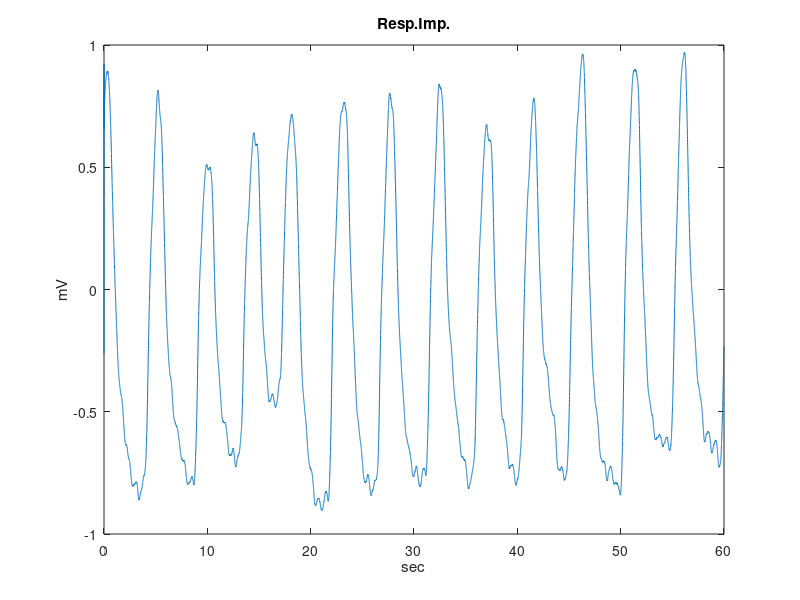
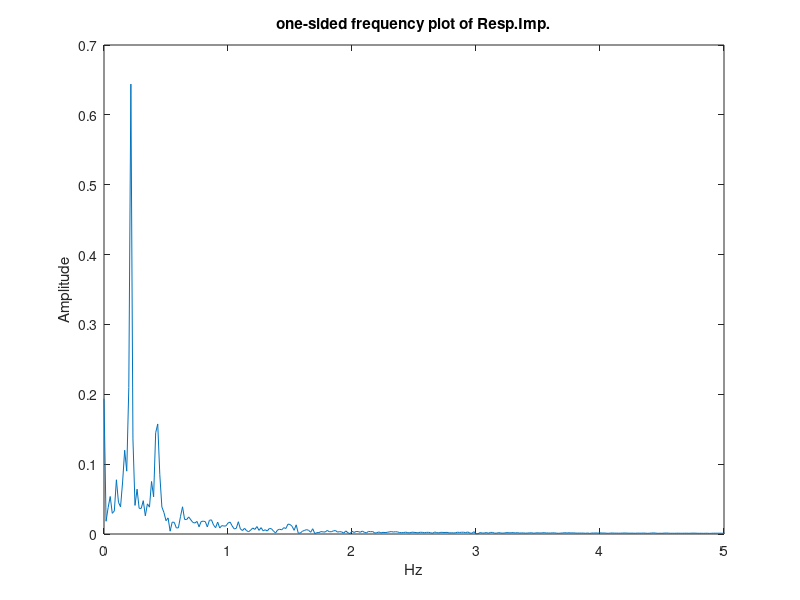
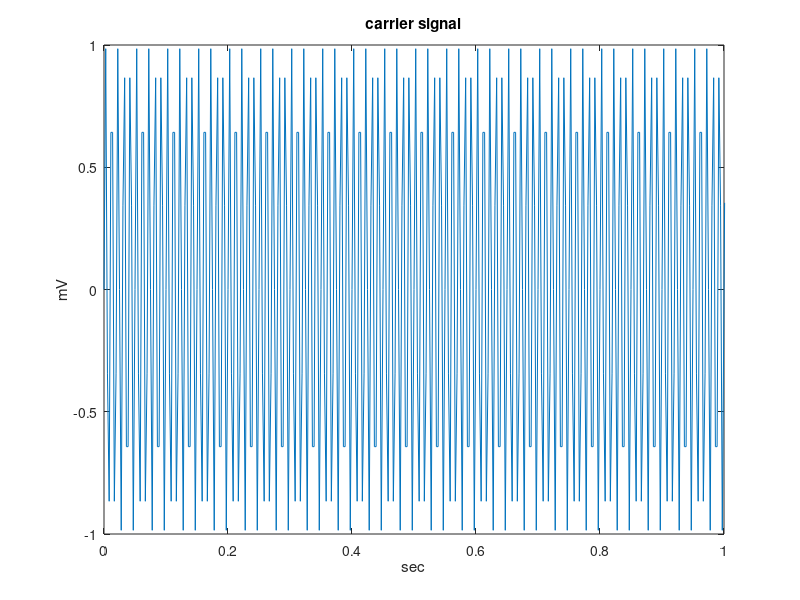
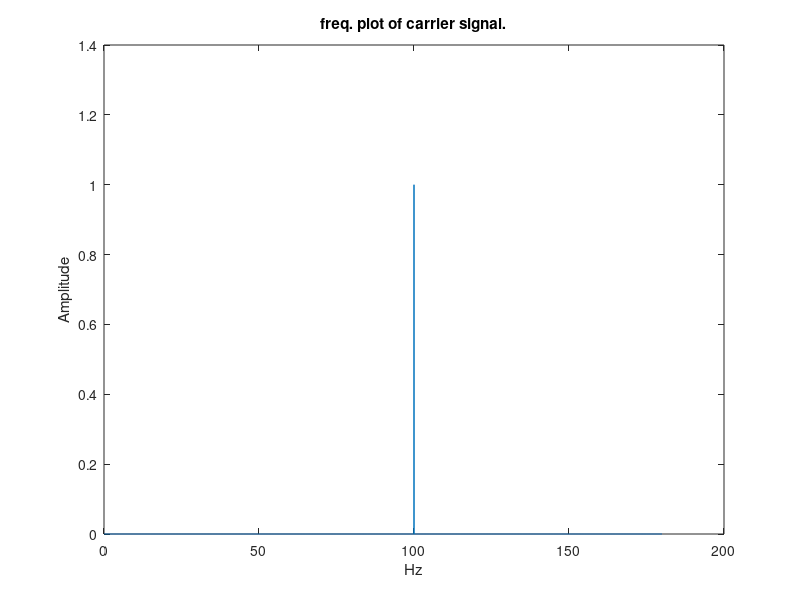

MATLAB code to generate these figures, in order:
%details of recording
load('mgh007m.mat')
sampling_fr = 360
sampling_interval = 1 / sampling_fr
samples = size(val(7, :), 2)
gain = 1000
offset = 0
%%
%creating time axis
X = [0 : sampling_interval : samples / sampling_fr - sampling_interval]
%%
%Correcting signal (gain, offset)
data = val(7, :)
data = data - offset
data = data / gain
%%
%plot
figure
plot(X, data)
title('Resp.Imp.')
xlim([0, 60])
xlabel('sec')
ylabel('mV')
%%
figure
Y = fft(data);
P2 = abs(Y/samples);
P1 = P2(1:samples/2+1);
P1(2:end-1) = 2*P1(2:end-1);

f = sampling_fr*(0:(samples/2))/samples;
plot(f, P1)
title('one-sided frequency plot of Resp.Imp.')
xlabel('Hz')
ylabel('Amplitude')
xlim([0 5])
%%
%define carrier signal
fr_of_carr = 100
phi = 0
C = 1
carr_sig_value = C * sin(2*pi*fr_of_carr*X+phi)
figure
plot(X, carr_sig_value)
title('carrier signal')
xlabel('sec')
ylabel('mV')
xlim([0,1])
%%
%spectrum of carrier signal:
figure
Y = fft(carr_sig_value);
P2 = abs(Y/samples);
P1 = P2(1:samples/2+1);
P1(2:end-1) = 2*P1(2:end-1);

f = sampling_fr*(0:(samples/2))/samples;
plot(f, P1)
title('freq. plot of carrier signal.')
xlabel('Hz')
ylabel('Amplitude')
%xlim([0 10])
%%
%calculating modulated signal: m_left(t)
modulated_signal = (1 + data) .* carr_sig_value
figure
plot(X, modulated_signal)
xlim([0 10])
title('modulated signal')
xlabel('sec')
ylabel('mV')
%%
%spectrum of modulated signal
figure
Y = fft(modulated_signal);
P2 = abs(Y/samples);
P1 = P2(1:samples/2+1);
P1(2:end-1) = 2*P1(2:end-1);

f = sampling_fr*(0:(samples/2))/samples;
plot(f, P1)
title('freq. plot of modulated signal.')
xlabel('Hz')
ylabel('Amplitude')
xlim([99 101])
%%
%subplots
figure
subplot(3, 2, 1)
plot(X, data)
title('Resp.Imp.')
xlim([0, 60])
xlabel('sec')
ylabel('mV')
xlim([0 10])


subplot(3, 2, 2)
Y = fft(data);
P2 = abs(Y/samples);
P1 = P2(1:samples/2+1);
P1(2:end-1) = 2*P1(2:end-1);

f = sampling_fr*(0:(samples/2))/samples;
plot(f, P1)
title('one-sided frequency plot of Resp.Imp.')
xlabel('Hz')
ylabel('Amplitude')
xlim([0 2])



subplot(3,2,3)
fr_of_carr = 100
phi = 0
C = 1
carr_sig_value = C * sin(2*pi*fr_of_carr*X+phi)
plot(X, carr_sig_value)
title('carrier signal')
xlabel('sec')
ylabel('mV')
xlim([0,1])



subplot(3,2,4)
Y = fft(carr_sig_value);
P2 = abs(Y/samples);
P1 = P2(1:samples/2+1);
P1(2:end-1) = 2*P1(2:end-1);

f = sampling_fr*(0:(samples/2))/samples;
plot(f, P1)
title('freq. plot of carrier signal.')
xlabel('Hz')
ylabel('Amplitude')



subplot(3,2,5)
plot(X, modulated_signal)
xlim([0 10])
title('modulated signal')
xlabel('sec')
ylabel('mV')



subplot(3,2,6)
Y = fft(modulated_signal);
P2 = abs(Y/samples);
P1 = P2(1:samples/2+1);
P1(2:end-1) = 2*P1(2:end-1);

f = sampling_fr*(0:(samples/2))/samples;
plot(f, P1)
title('freq. plot of modulated signal.')
xlabel('Hz')
ylabel('Amplitude')
xlim([99 101])